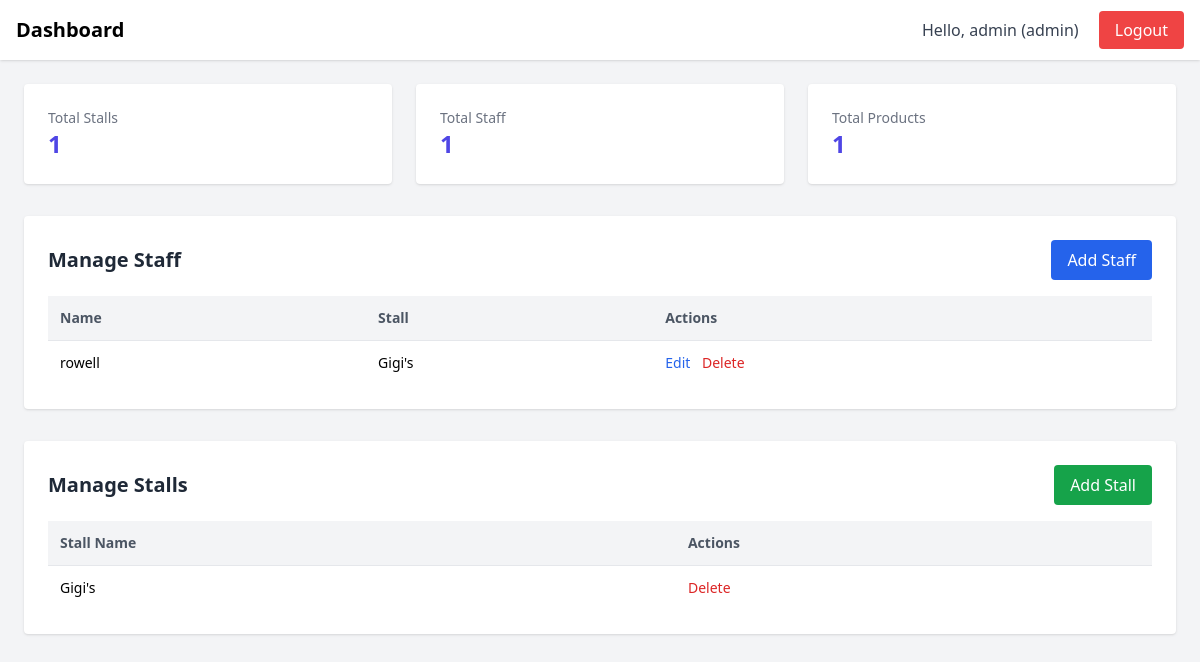
Screenshot of /authenticate/dashboard.php (signed in) with the database file from the repository.
### tables this page shows
CREATE TABLE `staffs` (
  `id` int(11) NOT NULL,
  `stall_id` int(11) DEFAULT NULL,
  `username` varchar(50) NOT NULL,
  `name` varchar(255) DEFAULT NULL,
  `password` varchar(255) NOT NULL,
  `image_url` varchar(255) DEFAULT NULL
);

CREATE TABLE `stalls` (
  `id` int(11) NOT NULL,
  `name` varchar(255) NOT NULL,
  `image_url` varchar(255) DEFAULT NULL,
  `location` varchar(255) NOT NULL
);

### authenticate/dashboard.php (the view, shortened to what this page needs)
<?php
require 'db.php';
$userType = $_SESSION['user_type'];
$userStall = $_SESSION['stall_id'] ?? null;
if ($userType === 'staff') {
  $stmt = $pdo->prepare("SELECT COUNT(*) FROM products WHERE stall_id = ?");
  $stmt->execute([$userStall]);
  $productCount = $stmt->fetchColumn();
  $stmt = $pdo->prepare("SELECT name FROM stalls WHERE id = ?");
  $stmt->execute([$userStall]);
  $stallName = $stmt->fetchColumn();
  $staffList = $pdo->prepare("SELECT * FROM staffs WHERE stall_id = ?");
  $staffList->execute([$userStall]);
  $productList = $pdo->prepare("SELECT * FROM products WHERE stall_id = ?");
  $productList->execute([$userStall]);
} else {
  $stallCount = $pdo->query("SELECT COUNT(*) FROM stalls")->fetchColumn();
  $staffCount = $pdo->query("SELECT COUNT(*) FROM staffs")->fetchColumn();
  $productCount = $pdo->query("SELECT COUNT(*) FROM products")->fetchColumn();
  $staffList = $pdo->query("SELECT * FROM staffs");
  $productList = $pdo->query("SELECT * FROM products");
}
?>
<!DOCTYPE html>
<html lang="en">
<head>
  <script src="https://cdn.tailwindcss.com"></script>
</head>
<body class="bg-gray-100 min-h-screen flex flex-col">
  <nav class="bg-white shadow p-4 flex justify-between items-center">
    <h1 class="font-bold text-xl">Dashboard</h1>
    <div>
      <span class="mr-4 text-gray-700">
        Hello, <?php echo htmlspecialchars($_SESSION['username']); ?>
        (<?php echo htmlspecialchars($_SESSION['user_type']); ?>)
      </span>
      <a href="logout.php"
        class="bg-red-500 hover:bg-red-600 text-white px-4 py-2 rounded transition">Logout</a>
    </div>
  </nav>
  <main class="flex-grow p-6 space-y-8">
    <?php if ($userType === 'staff'): ?>
      <div class="bg-white p-6 rounded shadow">
        <p class="text-gray-500 text-sm">Total Products in Your Stall</p>
        <h2 class="text-2xl font-bold text-indigo-600"><?php echo $productCount; ?></h2>
      </div>
      <section class="bg-white p-6 rounded shadow">
        <div class="flex justify-between items-center mb-4">
          <h2 class="text-xl font-semibold text-gray-800"><?php echo htmlspecialchars($stallName); ?> Products</h2>
          <button id="openProductModal" class="bg-green-600 text-white px-4 py-2 rounded hover:bg-green-700">Add Product</button>
        </div>
        <div class="overflow-x-auto">
          <table class="w-full text-sm text-left">
            <thead class="bg-gray-100 text-gray-600">
              <tr>
                <th class="p-3">Product Name</th>
                <th class="p-3">Category</th>
                <th class="p-3">Price</th>
                <th class="p-3">Stock</th>
                <th class="p-3">Actions</th>
              </tr>
            </thead>
            <tbody>
              <?php foreach ($productList as $product): ?>
                <tr class="border-t">
                  <td class="p-3"><?php echo htmlspecialchars($product['name']); ?></td>
                  <td class="p-3">
                    <select onchange="updateCategory(<?= $product['id']; ?>, this.value)">
                      <?php
                      $categories = ['Snacks', 'Beverages', 'Meals', 'Drinks'];
                      foreach ($categories as $cat):
                      ?>
                        <option value="<?= $cat ?>" <?= ($product['category'] === $cat) ? 'selected' : '' ?>>
                          <?= $cat ?>
                        </option>
                      <?php endforeach; ?>
                    </select>
                  </td>
                  <td class="p-3"><?php echo htmlspecialchars($product['price']); ?></td>
                  <td class="p-3 flex items-center gap-2">
                    <button
                      class="bg-gray-200 px-2 py-1 rounded hover:bg-gray-300"
                      onclick="updateStock(<?= $product['id']; ?>, -1)">−</button>
                    <span id="stock-<?= $product['id']; ?>">
                      <?= htmlspecialchars($product['stock']); ?>
                    </span>
                    <button
                      class="bg-gray-200 px-2 py-1 rounded hover:bg-gray-300"
                      onclick="updateStock(<?= $product['id']; ?>, 1)">+</button>
                  </td>
                  <td class="p-3 space-x-2">
                    <a href="#"
                      class="text-blue-600 hover:underline editProductBtn"
                      data-id="<?= $product['id']; ?>"
                      data-name="<?= htmlspecialchars($product['name']); ?>"
                      data-price="<?= $product['price']; ?>"
                      data-image="<?= $product['image_url']; ?>"> Edit </a>
                    <a href="delete_product.php?id=<?php echo $product['id']; ?>" class="text-red-600 hover:underline">Delete</a>
                </tr>
              <?php endforeach; ?>
            </tbody>
          </table>
        </div>
      </section>
      <section class="bg-white p-6 rounded shadow mt-6">
        <h2 class="text-xl font-semibold text-gray-800 mb-4">Your Stall Staff</h2>
        <div class="overflow-x-auto">
          <table class="w-full text-sm text-left">
            <thead class="bg-gray-100 text-gray-600">
              <tr>
                <th class="p-3">Name</th>
              </tr>
            </thead>
            <tbody>
              <?php foreach ($staffList as $staff): ?>
                <tr class="border-t">
                  <td class="p-3"><?php echo htmlspecialchars($staff['username']); ?></td>
                </tr>
              <?php endforeach; ?>
            </tbody>
          </table>
        </div>
      </section>
  </main>
  <div id="productModal" class="fixed inset-0 bg-black bg-opacity-50 flex items-center justify-center hidden">
    <div class="bg-white rounded p-6 w-full max-w-md relative">
      <button type="button" id="closeProductModal" class="absolute top-4 right-5 text-gray-600 hover:text-gray-900 font-bold text-2xl">×</button>
      <h2 class="text-xl font-bold mb-4">Add Product</h2>
      <form id="productForm" method="POST" action="add_product.php" enctype="multipart/form-data">
        <input
          type="text"
          name="name"
          placeholder="Product Name"
          class="w-full border px-3 py-2 rounded mb-4"
          required />
        <select name="category" class="w-full border px-3 py-2 rounded mb-4" required>
          <option value="" disabled selected>Select Category</option>
          <option value="snacks">Snacks</option>
          <option value="beverages">Beverages</option>
          <option value="meals">Meals</option>
          <option value="desserts">Desserts</option>
        </select>
        <input
          type="number"
          name="price"
          placeholder="Price"
          class="w-full border px-3 py-2 rounded mb-4"
          required />
        <input
          type="number"
          name="stock"
          placeholder="Stock"
          class="w-full border px-3 py-2 rounded mb-4"
          required />
        <input
          type="file"
          name="image"
          accept="image/*"
          class="w-full border px-3 py-2 rounded mb-4"
          required />
        <input type="hidden" name="stall_id" value="<?= $_SESSION['stall_id'] ?? '' ?>">
        <button type="submit" class="bg-green-600 text-white px-4 py-2 rounded hover:bg-green-700">Save Product</button>
      </form>
    </div>
  </div>
  <div id="editProductModal" class="fixed inset-0 bg-black bg-opacity-50 flex items-center justify-center hidden">
    <div class="bg-white rounded p-6 w-full max-w-md relative">
      <button type="button" id="closeEditProductModal" class="absolute top-4 right-5 text-gray-600 hover:text-gray-900 font-bold text-2xl">×</button>
      <h2 class="text-xl font-bold mb-4">Edit Product</h2>
      <form method="POST" action="edit_product.php" enctype="multipart/form-data">
        <input type="hidden" name="id" id="editProductId">
        <img src="../<?= $product['image_url']; ?>" alt="Current image" class="w-full h-40 object-cover mb-2" id="editProductPreview">
        <input
          type="text"
          name="name"
          id="editProductName"
          placeholder="Product Name"
          class="w-full border px-3 py-2 rounded mb-4"
          required />
        <input
          type="number"
          name="price"
          id="editProductPrice"
          placeholder="Price"
          class="w-full border px-3 py-2 rounded mb-4"
          required />
        <input
          type="file"
          name="image"
          id="editProductImage"
          accept="image/*"
          class="w-full border px-3 py-2 rounded mb-4"
          required />
        <button type="submit" class="bg-blue-600 text-white px-4 py-2 rounded hover:bg-blue-700">Save Changes</button>
      </form>
    </div>
  </div>
<?php else: ?>
  <div class="grid grid-cols-1 md:grid-cols-3 gap-6">
    <div class="bg-white p-6 rounded shadow">
      <p class="text-gray-500 text-sm">Total Stalls</p>
      <h2 class="text-2xl font-bold text-indigo-600"><?php echo $stallCount; ?></h2>
    </div>
    <div class="bg-white p-6 rounded shadow">
      <p class="text-gray-500 text-sm">Total Staff</p>
      <h2 class="text-2xl font-bold text-indigo-600"><?php echo $staffCount; ?></h2>
    </div>
    <div class="bg-white p-6 rounded shadow">
      <p class="text-gray-500 text-sm">Total Products</p>
      <h2 class="text-2xl font-bold text-indigo-600"><?php echo $productCount; ?></h2>
    </div>
  </div>
  <section class="bg-white p-6 rounded shadow">
    <div class="flex justify-between items-center mb-4">
      <h2 class="text-xl font-semibold text-gray-800">Manage Staff</h2>
      <button id="openStaffModal" class="bg-blue-600 text-white px-4 py-2 rounded hover:bg-blue-700">Add Staff</button>
    </div>
    <div class="overflow-x-auto">
      <table class="w-full text-sm text-left">
        <thead class="bg-gray-100 text-gray-600">
          <tr>
            <th class="p-3">Name</th>
            <th class="p-3">Stall</th>
            <th class="p-3">Actions</th>
          </tr>
        </thead>
        <tbody>
          <?php
          $staffList = $pdo->query("
            SELECT staffs.*, stalls.name AS stall_name
            FROM staffs
            LEFT JOIN stalls ON staffs.stall_id = stalls.id
          ");
          foreach ($staffList as $staff):
          ?>
            <tr class="border-t">
              <td class="p-3"><?php echo htmlspecialchars($staff['username']); ?></td>
              <td class="p-3"><?php echo htmlspecialchars($staff['stall_name']); ?></td>
              <td class="p-3 space-x-2">
                <a href="#"
                  class="text-blue-600 hover:underline editBtn"
                  data-id="<?= $staff['id']; ?>"
                  data-username="<?= htmlspecialchars($staff['username']); ?>"
                  data-stall-id="<?= $staff['stall_id']; ?>"> Edit </a>
                <a href="delete_staff.php?id=<?php echo $staff['id']; ?>" class="text-red-600 hover:underline">Delete</a>
              </td>
            </tr>
          <?php endforeach; ?>
        </tbody>
      </table>
    </div>
  </section>
  <section class="bg-white p-6 rounded shadow">
    <div class="flex justify-between items-center mb-4">
      <h2 class="text-xl font-semibold text-gray-800">Manage Stalls</h2>
      <button id="openStallModal" class="bg-green-600 text-white px-4 py-2 rounded hover:bg-green-700">Add Stall</button>
    </div>
    <div class="overflow-x-auto">
      <table class="w-full text-sm text-left">
        <thead class="bg-gray-100 text-gray-600">
          <tr>
            <th class="p-3">Stall Name</th>
            <th class="p-3">Actions</th>
          </tr>
        </thead>
        <tbody>
          <?php
          $stallList = $pdo->query("SELECT * FROM stalls");
          foreach ($stallList as $stall):
          ?>
            <tr class="border-t">
              <td class="p-3"><?php echo htmlspecialchars($stall['name']); ?></td>
              <td class="p-3 space-x-2">
                <a href="delete_stall.php?id=<?php echo $stall['id']; ?>" class="text-red-600 hover:underline">Delete</a>
              </td>
            </tr>
          <?php endforeach; ?>
        </tbody>
      </table>
    </div>
  </section>
  </main>
<?php endif; ?>
</body>
</html>

### rows the page displays
staffs: username "rowell", stall.name "Gigi's"
stalls: name "Gigi's"

### other values shown
$_SESSION['username'] "admin"
$_SESSION['user_type'] "admin"
$stallCount "1"
$staffCount "1"
$productCount "1"
